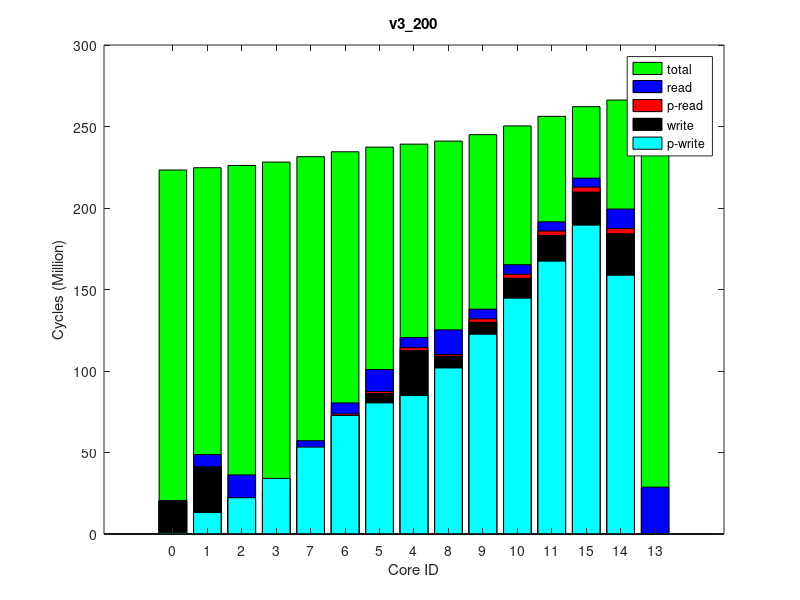

Write the MATLAB code that produced this figure.
times(1, :, :) = [
111672, 224994569, 0
440602, 226415628, 0
330084, 227804660, 0
777988, 229885902, 0
1831367, 240901662, 0
1191787, 239051751, 0
1398208, 236213267, 0
1108176, 233196440, 0
1014279, 242758125, 0
2130128, 246697743, 0
2485707, 252061671, 0
2726404, 257958971, 0
0, 268845610, 0
3111990, 268160378, 0
3056922, 264092503, 0
];
times(2, :, :) = [
111672, 225009800, 0
440512, 226430834, 0
329908, 227820621, 0
779936, 229901410, 0
1831693, 240914866, 0
1189811, 239066036, 0
1398087, 236227168, 0
1118676, 233209513, 0
1017443, 242772380, 0
2129257, 246712115, 0
2488218, 252074329, 0
2729907, 257971955, 0
0, 268860763, 0
3111708, 268176602, 0
3059286, 264093405, 0
];
times(3, :, :) = [
115808, 225022815, 0
440543, 226444260, 0
329993, 227832851, 0
793112, 229910320, 0
1837406, 240924409, 0
1190510, 239075681, 0
1401958, 236236902, 0
1121611, 233219343, 0
1018895, 242781344, 0
2131350, 246718943, 0
2487969, 252081569, 0
2725387, 257979126, 0
0, 268874523, 0
3113002, 268189215, 0
3061656, 264106568, 0
];
times(4, :, :) = [
111672, 225008850, 0
440555, 226428585, 0
329569, 227816927, 0
786155, 229900989, 0
1830975, 240916971, 0
1190688, 239067556, 0
1398007, 236229765, 0
1120822, 233211063, 0
1014885, 242773851, 0
2128765, 246711145, 0
2481572, 252074452, 0
2722440, 257973751, 0
0, 268841514, 0
3111972, 268163696, 0
3061777, 264097718, 0
];
times(5, :, :) = [
111672, 224997320, 0
440371, 226417473, 0
330197, 227806608, 0
778193, 229886940, 0
1828963, 240901814, 0
1192062, 239052623, 0
1397791, 236213866, 0
1114602, 233196134, 0
1018880, 242759356, 0
2130267, 246699255, 0
2484748, 252062232, 0
2721809, 257960125, 0
0, 268853219, 0
3112624, 268164070, 0
3062234, 264084464, 0
];
times(6, :, :) = [
111672, 224994083, 0
440486, 226416042, 0
329026, 227805206, 0
778206, 229884317, 0
1829658, 240897163, 0
1185277, 239047320, 0
1397540, 236209545, 0
1111196, 233192055, 0
1012491, 242753372, 0
2129912, 246692855, 0
2483316, 252055883, 0
2728061, 257952846, 0
0, 268856549, 0
3111759, 268163488, 0
3060035, 264084582, 0
];
times(7, :, :) = [
115808, 225015536, 0
440529, 226435208, 0
329911, 227824710, 0
788040, 229903900, 0
1837989, 240916923, 0
1191438, 239067590, 0
1399971, 236230456, 0
1119466, 233211409, 0
1019018, 242774327, 0
2130876, 246714460, 0
2485744, 252077343, 0
2723460, 257976894, 0
0, 268854258, 0
3112661, 268168992, 0
3057990, 264104912, 0
];
times(8, :, :) = [
115808, 225023752, 0
440468, 226444525, 0
329694, 227836177, 0
795310, 229912935, 0
1839614, 240925432, 0
1191014, 239076229, 0
1406032, 236239115, 0
1122538, 233220495, 0
1019286, 242781659, 0
2138770, 246724213, 0
2494152, 252087150, 0
2732411, 257987222, 0
0, 268877026, 0
3112534, 268194137, 0
3060232, 264118190, 0
];
times(9, :, :) = [
111672, 225012281, 0
440555, 226432465, 0
329581, 227823065, 0
778333, 229901364, 0
1829309, 240916626, 0
1190499, 239067503, 0
1398387, 236229479, 0
1118760, 233210869, 0
1013734, 242773236, 0
2129065, 246714988, 0
2487885, 252077729, 0
2730024, 257974977, 0
0, 268853828, 0
3112456, 268167871, 0
3063148, 264102397, 0
];
times(10, :, :) = [
111672, 225003234, 0
440596, 226424963, 0
329305, 227815748, 0
777900, 229896886, 0
1829314, 240911934, 0
1191176, 239063152, 0
1397735, 236223897, 0
1121330, 233206661, 0
1018310, 242768011, 0
2131258, 246705742, 0
2492207, 252069050, 0
2728829, 257967899, 0
0, 268859737, 0
3112420, 268177492, 0
3061272, 264100899, 0
];
ave_times = round(squeeze(mean(times)));
format long g, ave_times
std_times = round(squeeze(std(times)));
format long g, std_times
polling_read_times = ave_times;
times(1, :, :) = [
975498, 223360530, 0
13212811, 224779342, 0
22275834, 226173097, 0
34144760, 228253003, 0
85019040, 239421791, 0
80530454, 237531449, 0
72777471, 234637618, 0
53342272, 231580127, 0
101911615, 241326344, 0
122687222, 245402901, 0
144701668, 250936179, 0
167403978, 256987888, 0
0, 267823996, 0
158766143, 267152176, 0
189476776, 263069967, 0
];
times(2, :, :) = [
942943, 223339050, 0
12999566, 224757069, 0
21879422, 226153138, 0
33847390, 228230554, 0
84659890, 239402907, 0
80263452, 237513007, 0
72447763, 234614096, 0
53055170, 231555672, 0
101687734, 241307219, 0
122277979, 245383115, 0
144584438, 250914065, 0
167376572, 256975438, 0
0, 267809882, 0
158746901, 267134409, 0
189513344, 263059887, 0
];
times(3, :, :) = [
966462, 223358093, 0
13188414, 224775246, 0
22332883, 226170550, 0
34244514, 228249767, 0
85059843, 239420675, 0
80530404, 237528726, 0
72790760, 234632954, 0
53487751, 231575161, 0
101884960, 241324052, 0
122621246, 245401942, 0
144678429, 250933682, 0
167484245, 256985910, 0
0, 267818964, 0
158731763, 267147618, 0
189460779, 263070364, 0
];
times(4, :, :) = [
973669, 223346873, 0
13199022, 224766093, 0
22169836, 226160584, 0
34095140, 228241022, 0
84866386, 239410430, 0
80414344, 237519663, 0
72635640, 234623390, 0
53250536, 231566416, 0
101833562, 241315545, 0
122488441, 245391914, 0
144620127, 250925497, 0
167357053, 256983604, 0
0, 267806706, 0
158717362, 267128310, 0
189433648, 263067810, 0
];
times(5, :, :) = [
956968, 223339860, 0
13164513, 224756984, 0
22277870, 226151122, 0
34136988, 228231171, 0
85074052, 239400215, 0
80588688, 237508778, 0
72785249, 234614009, 0
53340387, 231557137, 0
101918245, 241303854, 0
122706163, 245378177, 0
144761060, 250909557, 0
167475215, 256967196, 0
0, 267789591, 0
158706231, 267112596, 0
189522671, 263052145, 0
];
times(6, :, :) = [
969021, 223355711, 0
13196111, 224773678, 0
22309558, 226169049, 0
34136772, 228254118, 0
84734191, 239420987, 0
80345845, 237532145, 0
72566708, 234637123, 0
53262008, 231580842, 0
101701923, 241324857, 0
122266305, 245399846, 0
144520649, 250934809, 0
167294127, 256989210, 0
0, 267805206, 0
158722510, 267134882, 0
189393167, 263071178, 0
];
times(7, :, :) = [
963303, 223348261, 0
13181749, 224765560, 0
22259157, 226159928, 0
34079105, 228242128, 0
84956210, 239416615, 0
80503276, 237526217, 0
72794820, 234626505, 0
53305686, 231569768, 0
101848068, 241321179, 0
122445781, 245393430, 0
144687700, 250928056, 0
167359872, 256979532, 0
0, 267818401, 0
158731392, 267144813, 0
189497477, 263061764, 0
];
times(8, :, :) = [
970952, 223353402, 0
13283767, 224771687, 0
22297833, 226167917, 0
34074031, 228247288, 0
85056814, 239419804, 0
80569168, 237530257, 0
72855862, 234632848, 0
53474296, 231575723, 0
101960665, 241324512, 0
122802811, 245400404, 0
144789499, 250936808, 0
167397076, 256994074, 0
0, 267822734, 0
158738394, 267143795, 0
189460672, 263078385, 0
];
times(9, :, :) = [
951125, 223333230, 0
13122258, 224750439, 0
22192955, 226145921, 0
34077141, 228227529, 0
84788396, 239395150, 0
80397965, 237503226, 0
72695428, 234609949, 0
53271521, 231553868, 0
101738978, 241299613, 0
122331429, 245373993, 0
144527549, 250907888, 0
167292359, 256955509, 0
0, 267795237, 0
158709136, 267114552, 0
189442573, 263039228, 0
];
times(10, :, :) = [
967999, 223363252, 0
13209735, 224780810, 0
22365776, 226175083, 0
34223084, 228259094, 0
85115822, 239425639, 0
80546866, 237536791, 0
72757915, 234639936, 0
53437004, 231584532, 0
101936300, 241330731, 0
122686730, 245407060, 0
144741106, 250936533, 0
167467269, 256991437, 0
0, 267816812, 0
158722144, 267144276, 0
189495921, 263073794, 0
];
ave_times = round(squeeze(mean(times)));
format long g, ave_times
std_times = round(squeeze(std(times)));
format long g, std_times
polling_write_times = ave_times;
times(1, :, :) = [
0, 248146477, 0
7930243, 249718672, 64000
15947755, 251222540, 128000
8047104, 253433869, 64000
8044621, 265375789, 64000
14691693, 263371586, 128000
8175101, 260304346, 64000
8253337, 256990935, 64000
16180517, 267327654, 128000
8069276, 271502812, 64000
8338804, 277184822, 64000
8381946, 283369131, 64000
28748346, 294556735, 255980
15106731, 293840139, 128000
8578752, 289601929, 64000
];
times(2, :, :) = [
0, 248142623, 0
7929113, 249712626, 64000
15946606, 251217678, 128000
8025073, 253430842, 64000
8045663, 265371852, 64000
14690594, 263368286, 128000
8173388, 260297401, 64000
8252806, 256986761, 64000
16175864, 267324329, 128000
8055884, 271500039, 64000
8340221, 277179054, 64000
8387064, 283365792, 64000
28749701, 294556856, 255980
15104212, 293847115, 128000
8582156, 289595258, 64000
];
times(3, :, :) = [
0, 248162933, 0
7928878, 249732372, 64000
15950602, 251236921, 128000
8026756, 253448656, 64000
8047818, 265388702, 64000
14690961, 263387014, 128000
8175154, 260315827, 64000
8253166, 256998666, 64000
16178811, 267343051, 128000
8070038, 271518073, 64000
8341157, 277199707, 64000
8382503, 283383015, 64000
28748717, 294561309, 255980
15102002, 293858681, 128000
8579108, 289612374, 64000
];
times(4, :, :) = [
0, 248132275, 0
7929528, 249701977, 64000
15949275, 251205375, 128000
8026053, 253424987, 64000
8043495, 265366342, 64000
14689837, 263362609, 128000
8173325, 260293816, 64000
8253536, 256977809, 64000
16175307, 267318954, 128000
8055848, 271495849, 64000
8339558, 277175950, 64000
8385027, 283360493, 64000
28749205, 294529915, 255980
15106662, 293825030, 128000
8580289, 289585448, 64000
];
times(5, :, :) = [
0, 248138391, 0
7928566, 249708409, 64000
15947891, 251211369, 128000
8026509, 253421327, 64000
8045147, 265369951, 64000
14690231, 263365709, 128000
8173832, 260296194, 64000
8253128, 256977972, 64000
16178340, 267323253, 128000
8055190, 271498905, 64000
8338181, 277180826, 64000
8385244, 283373406, 64000
28749112, 294553462, 255980
15107477, 293846937, 128000
8581444, 289601705, 64000
];
times(6, :, :) = [
0, 248156537, 0
7930198, 249727705, 64000
15949600, 251230296, 128000
8046711, 253445320, 64000
8046248, 265385231, 64000
14689659, 263381960, 128000
8174827, 260313001, 64000
8252162, 257000750, 64000
16177102, 267338408, 128000
8069257, 271514351, 64000
8338396, 277194580, 64000
8386156, 283382511, 64000
28748526, 294580913, 255980
15105145, 293874137, 128000
8580884, 289613018, 64000
];
times(7, :, :) = [
0, 248130209, 0
7929090, 249701335, 64000
15943333, 251205442, 128000
8046520, 253416615, 64000
8045295, 265369055, 64000
14688915, 263365070, 128000
8173298, 260296069, 64000
8252333, 256980285, 64000
16174316, 267321896, 128000
8055357, 271498434, 64000
8339025, 277179919, 64000
8383987, 283367659, 64000
28747969, 294563296, 255980
15103480, 293852890, 128000
8582081, 289602078, 64000
];
times(8, :, :) = [
0, 248162341, 0
7929688, 249732994, 64000
15944471, 251237203, 128000
8024579, 253448316, 64000
8044301, 265386129, 64000
14690372, 263383348, 128000
8174142, 260314020, 64000
8251277, 256999816, 64000
16176261, 267339908, 128000
8056001, 271516049, 64000
8343062, 277196675, 64000
8383890, 283385624, 64000
28749038, 294539514, 255980
15104079, 293837662, 128000
8583055, 289611718, 64000
];
times(9, :, :) = [
0, 248149120, 0
7929372, 249719620, 64000
15947498, 251224652, 128000
8047412, 253435531, 64000
8046174, 265380422, 64000
14690565, 263376743, 128000
8174260, 260306884, 64000
8249322, 256993788, 64000
16180938, 267333762, 128000
8056017, 271509928, 64000
8339176, 277189246, 64000
8382466, 283377654, 64000
28748715, 294541819, 255980
15108090, 293833059, 128000
8582482, 289602199, 64000
];
times(10, :, :) = [
0, 248163977, 0
7929430, 249736041, 64000
15946233, 251240390, 128000
8024205, 253450770, 64000
8046293, 265393087, 64000
14689467, 263389252, 128000
8173682, 260318067, 64000
8254105, 257003159, 64000
16179042, 267344949, 128000
8070036, 271521564, 64000
8341413, 277204780, 64000
8383251, 283390185, 64000
28749386, 294559170, 255980
15108269, 293854213, 128000
8583910, 289619081, 64000
];
ave_times = round(squeeze(mean(times)));
format long g, ave_times
std_times = round(squeeze(std(times)));
format long g, std_times
read_times = ave_times;
times(1, :, :) = [
0, 223295405, 0
0, 224709542, 0
0, 226102144, 0
0, 228177026, 0
0, 239182947, 0
0, 237333148, 0
0, 234497917, 0
0, 231490226, 0
0, 241042958, 0
0, 244984632, 0
0, 250348133, 0
0, 256235822, 0
0, 266901499, 0
0, 266221760, 0
0, 262182050, 0
];
times(2, :, :) = [
0, 223308260, 0
0, 224720795, 0
0, 226112716, 0
0, 228185331, 0
0, 239193525, 0
0, 237343771, 0
0, 234509177, 0
0, 231498551, 0
0, 241051697, 0
0, 244995245, 0
0, 250358007, 0
0, 256245143, 0
0, 266901589, 0
0, 266218491, 0
0, 262180181, 0
];
times(3, :, :) = [
0, 223302438, 0
0, 224716763, 0
0, 226108438, 0
0, 228183630, 0
0, 239190055, 0
0, 237340921, 0
0, 234507129, 0
0, 231497251, 0
0, 241050191, 0
0, 244993375, 0
0, 250356402, 0
0, 256242601, 0
0, 266916231, 0
0, 266230644, 0
0, 262182144, 0
];
times(4, :, :) = [
0, 223286768, 0
0, 224700420, 0
0, 226094152, 0
0, 228169205, 0
0, 239173500, 0
0, 237324477, 0
0, 234489151, 0
0, 231480948, 0
0, 241033731, 0
0, 244978736, 0
0, 250343360, 0
0, 256230827, 0
0, 266898230, 0
0, 266220966, 0
0, 262180462, 0
];
times(5, :, :) = [
0, 223312493, 0
0, 224723818, 0
0, 226112799, 0
0, 228188579, 0
0, 239193913, 0
0, 237345595, 0
0, 234511815, 0
0, 231500243, 0
0, 241052911, 0
0, 244997216, 0
0, 250361208, 0
0, 256247907, 0
0, 266902747, 0
0, 266220018, 0
0, 262189874, 0
];
times(6, :, :) = [
0, 223304621, 0
0, 224717742, 0
0, 226108456, 0
0, 228182677, 0
0, 239190329, 0
0, 237342811, 0
0, 234507689, 0
0, 231495720, 0
0, 241049886, 0
0, 244993285, 0
0, 250357858, 0
0, 256246839, 0
0, 266914711, 0
0, 266227090, 0
0, 262183425, 0
];
times(7, :, :) = [
0, 223289798, 0
0, 224702858, 0
0, 226094310, 0
0, 228168711, 0
0, 239175503, 0
0, 237325752, 0
0, 234490102, 0
0, 231479894, 0
0, 241034827, 0
0, 244977608, 0
0, 250340812, 0
0, 256228259, 0
0, 266907085, 0
0, 266217343, 0
0, 262175933, 0
];
times(8, :, :) = [
0, 223288878, 0
0, 224703426, 0
0, 226095737, 0
0, 228171714, 0
0, 239180429, 0
0, 237331033, 0
0, 234494242, 0
0, 231483828, 0
0, 241040347, 0
0, 244983534, 0
0, 250346652, 0
0, 256231899, 0
0, 266904232, 0
0, 266215185, 0
0, 262174926, 0
];
times(9, :, :) = [
0, 223303713, 0
0, 224717812, 0
0, 226107692, 0
0, 228185908, 0
0, 239194437, 0
0, 237344286, 0
0, 234509339, 0
0, 231497945, 0
0, 241053846, 0
0, 244996087, 0
0, 250361826, 0
0, 256247121, 0
0, 266930475, 0
0, 266240977, 0
0, 262194758, 0
];
times(10, :, :) = [
0, 223295636, 0
0, 224706354, 0
0, 226100026, 0
0, 228176016, 0
0, 239184408, 0
0, 237334299, 0
0, 234498687, 0
0, 231488763, 0
0, 241042989, 0
0, 244985747, 0
0, 250347881, 0
0, 256238039, 0
0, 266889124, 0
0, 266205068, 0
0, 262178062, 0
];
ave_times = round(squeeze(mean(times)));
format long g, ave_times
std_times = round(squeeze(std(times)));
format long g, std_times
total_times = ave_times;
times(1, :, :) = [
20324720, 227681633, 64000
40782386, 227816153, 128000
20333851, 228252946, 64000
25575763, 230261492, 64000
112221270, 241313434, 128000
86066184, 239478690, 64000
72028325, 236592130, 64000
48790933, 233575159, 64000
108986147, 243202333, 64000
129693307, 247247263, 64000
156758466, 252745447, 64000
183102834, 258777520, 64000
0, 269588555, 0
184227337, 268904855, 64000
209738726, 264837778, 64000
];
times(2, :, :) = [
20324513, 227685472, 64000
40782077, 227820121, 128000
20344238, 228304463, 64000
26084433, 230311040, 64000
112556408, 241367026, 128000
86284261, 239529121, 64000
72288101, 236643857, 64000
49138263, 233627708, 64000
109130190, 243255630, 64000
129951339, 247299570, 64000
156968302, 252801408, 64000
183219956, 258830955, 64000
0, 269638493, 0
184281644, 268961310, 64000
209768992, 264889441, 64000
];
times(3, :, :) = [
20324575, 227663634, 64000
40781983, 227798273, 128000
20341915, 228273968, 64000
26003339, 230281382, 64000
112436854, 241335222, 128000
86214976, 239496740, 64000
72172877, 236612983, 64000
49050656, 233595256, 64000
109088646, 243223357, 64000
129853617, 247266352, 64000
156965980, 252770902, 64000
183218227, 258793883, 64000
0, 269588006, 0
184235395, 268911624, 64000
209765930, 264855498, 64000
];
times(4, :, :) = [
20324656, 227674712, 64000
40781730, 227809591, 128000
20344146, 228292778, 64000
26047521, 230300832, 64000
112610545, 241356868, 128000
86363722, 239518051, 64000
72385489, 236633116, 64000
49068284, 233615860, 64000
109186264, 243245056, 64000
129980025, 247289168, 64000
156966564, 252793938, 64000
183136419, 258822936, 64000
0, 269637629, 0
184288448, 268957576, 64000
209718961, 264879495, 64000
];
times(5, :, :) = [
20324522, 227687378, 64000
40782252, 227821894, 128000
20334752, 228270656, 64000
25717222, 230276162, 64000
112424254, 241333079, 128000
86188126, 239493104, 64000
72113262, 236606024, 64000
48894592, 233590877, 64000
109057160, 243221148, 64000
129746834, 247263832, 64000
156799889, 252766041, 64000
183094065, 258794879, 64000
0, 269589410, 0
184228944, 268909569, 64000
209634464, 264854891, 64000
];
times(6, :, :) = [
20324420, 227673857, 64000
40781771, 227808438, 128000
20341649, 228281451, 64000
25975692, 230290562, 64000
112641497, 241348278, 128000
86337527, 239511203, 64000
72343209, 236624941, 64000
49068699, 233606464, 64000
109181615, 243235764, 64000
129943051, 247280388, 64000
156940932, 252783370, 64000
183195091, 258815857, 64000
0, 269610466, 0
184279665, 268941461, 64000
209804138, 264873041, 64000
];
times(7, :, :) = [
20324587, 227670349, 64000
40781918, 227804895, 128000
20338230, 228267102, 64000
25845224, 230272298, 64000
112486009, 241325875, 128000
86227351, 239488535, 64000
72280034, 236602940, 64000
48990209, 233587561, 64000
109068001, 243214757, 64000
129877707, 247258785, 64000
156808022, 252763550, 64000
183091497, 258794825, 64000
0, 269597506, 0
184252146, 268920648, 64000
209710454, 264854271, 64000
];
times(8, :, :) = [
20324214, 227671617, 64000
40782108, 227806287, 128000
20345141, 228296114, 64000
26198916, 230300011, 64000
112687618, 241357640, 128000
86383589, 239519253, 64000
72560189, 236633320, 64000
49301533, 233616609, 64000
109246611, 243248416, 64000
130041717, 247291485, 64000
156892043, 252796398, 64000
183099875, 258825094, 64000
0, 269629375, 0
184276479, 268959169, 64000
209737514, 264884624, 64000
];
times(9, :, :) = [
20324766, 227691906, 64000
40781631, 227826572, 128000
20334843, 228271990, 64000
25646434, 230280203, 64000
112138394, 241337209, 128000
86042644, 239498561, 64000
71988077, 236613042, 64000
48681551, 233595137, 64000
108869731, 243225090, 64000
129519391, 247268700, 64000
156738291, 252772387, 64000
183082515, 258802196, 64000
0, 269625621, 0
184258731, 268948594, 64000
209733169, 264859929, 64000
];
times(10, :, :) = [
20324517, 227672786, 64000
40782182, 227807379, 128000
20339771, 228275134, 64000
25896551, 230281980, 64000
112466727, 241339607, 128000
86219469, 239501255, 64000
72261003, 236615796, 64000
49006068, 233597114, 64000
109155490, 243228305, 64000
129927751, 247273736, 64000
156960785, 252778249, 64000
183234442, 258805261, 64000
0, 269612075, 0
184246942, 268927801, 64000
209731537, 264863761, 64000
];
ave_times = round(squeeze(mean(times)));
format long g, ave_times
std_times = round(squeeze(std(times)));
format long g, std_times
write_times = ave_times;
mytitle = 'v3\_200';
order = [1 2 3 4 8 7 6 5 9 10 11 12 15 14 13];

total_times = total_times(:, 2)(order);

read_times = read_times(:, 1)(order);
write_times = write_times(:, 1)(order);

polling_read_times = polling_read_times(:, 1)(order);
polling_write_times = polling_write_times(:, 1)(order);

total_times /= 1000000;

read_times /= 1000000;
write_times /= 1000000;

polling_read_times /= 1000000;
polling_write_times /= 1000000;

% laying read on top of write
read_times += write_times;
polling_read_times += write_times;

figure(1);
clf()
% set(gcf, 'Position', get(0,'Screensize'));
% set(gcf,'units','normalized','outerposition',[0 0 1 1])
bar(0:14, total_times,'g');
hold on;
bar(0:14, read_times,'b');
bar(0:14, polling_read_times,'r');
bar(0:14, write_times,'k');
bar(0:14, polling_write_times,'c');
hold off

axis([-2 16 0 300])
% axis([-1 15])
set(gca,'XTick',0:14);
set(gca,'xticklabel',{ '0'; '1'; '2'; '3'; '7'; '6'; '5'; '4'; '8'; '9'; '10'; '11'; '15'; '14'; '13' })

xlabel('Core ID')
ylabel('Cycles (Million)')

legend('total', 'read', 'p-read', 'write', 'p-write')
title(mytitle)
print(1, strcat(mytitle, '.png'))
